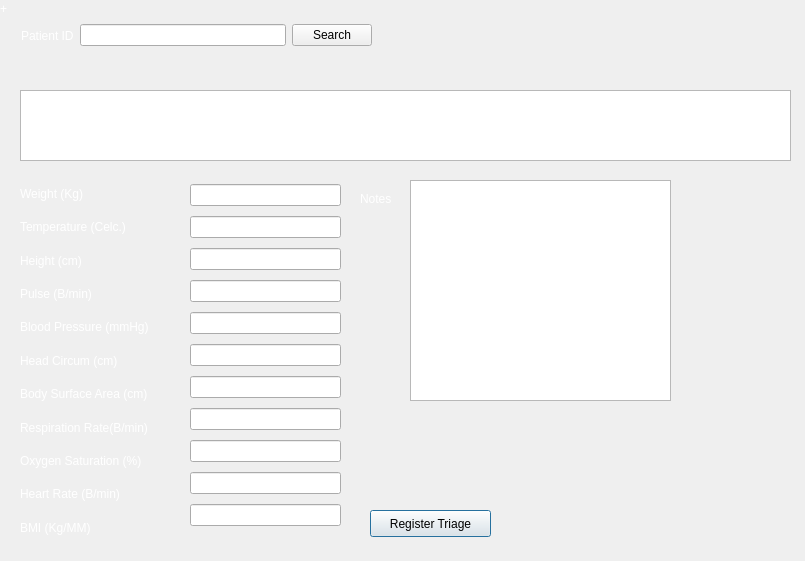
<?xml version="1.0" encoding="UTF-8"?>
<ui version="4.0">
 <class>Triage</class>
 <widget class="QDialog" name="Triage">
  <property name="geometry">
   <rect>
    <x>0</x>
    <y>0</y>
    <width>805</width>
    <height>561</height>
   </rect>
  </property>
  <property name="windowTitle">
   <string>Triage</string>
  </property>
  <widget class="QPlainTextEdit" name="txt_notes">
   <property name="geometry">
    <rect>
     <x>410</x>
     <y>180</y>
     <width>261</width>
     <height>221</height>
    </rect>
   </property>
  </widget>
  <widget class="QLabel" name="label_4">
   <property name="geometry">
    <rect>
     <x>360</x>
     <y>190</y>
     <width>67</width>
     <height>17</height>
    </rect>
   </property>
   <property name="styleSheet">
    <string notr="true">color: rgb(255, 255, 255)</string>
   </property>
   <property name="text">
    <string>Notes</string>
   </property>
  </widget>
  <widget class="QWidget" name="layoutWidget_5">
   <property name="geometry">
    <rect>
     <x>20</x>
     <y>180</y>
     <width>172</width>
     <height>361</height>
    </rect>
   </property>
   <layout class="QVBoxLayout" name="verticalLayout_4">
    <item>
     <widget class="QLabel" name="label_10">
      <property name="styleSheet">
       <string notr="true">color: rgb(255, 255, 255)</string>
      </property>
      <property name="text">
       <string>Weight (Kg)</string>
      </property>
     </widget>
    </item>
    <item>
     <widget class="QLabel" name="label_9">
      <property name="styleSheet">
       <string notr="true">color: rgb(255, 255, 255)</string>
      </property>
      <property name="text">
       <string>Temperature (Celc.)</string>
      </property>
     </widget>
    </item>
    <item>
     <widget class="QLabel" name="label_11">
      <property name="styleSheet">
       <string notr="true">color: rgb(255, 255, 255)</string>
      </property>
      <property name="text">
       <string>Height (cm)</string>
      </property>
     </widget>
    </item>
    <item>
     <widget class="QLabel" name="label_12">
      <property name="styleSheet">
       <string notr="true">color: rgb(255, 255, 255)</string>
      </property>
      <property name="text">
       <string>Pulse (B/min)</string>
      </property>
     </widget>
    </item>
    <item>
     <widget class="QLabel" name="label_13">
      <property name="styleSheet">
       <string notr="true">color: rgb(255, 255, 255)</string>
      </property>
      <property name="text">
       <string>Blood Pressure (mmHg)</string>
      </property>
     </widget>
    </item>
    <item>
     <widget class="QLabel" name="label_14">
      <property name="autoFillBackground">
       <bool>false</bool>
      </property>
      <property name="styleSheet">
       <string notr="true">color: rgb(255, 255, 255)</string>
      </property>
      <property name="text">
       <string>Head Circum (cm)</string>
      </property>
     </widget>
    </item>
    <item>
     <widget class="QLabel" name="label_15">
      <property name="styleSheet">
       <string notr="true">color: rgb(255, 255, 255)</string>
      </property>
      <property name="text">
       <string>Body Surface Area (cm)</string>
      </property>
     </widget>
    </item>
    <item>
     <widget class="QLabel" name="label_16">
      <property name="styleSheet">
       <string notr="true">color: rgb(255, 255, 255)</string>
      </property>
      <property name="text">
       <string>Respiration Rate(B/min)</string>
      </property>
     </widget>
    </item>
    <item>
     <widget class="QLabel" name="label">
      <property name="styleSheet">
       <string notr="true">color: rgb(255, 255, 255)</string>
      </property>
      <property name="text">
       <string>Oxygen Saturation (%)</string>
      </property>
     </widget>
    </item>
    <item>
     <widget class="QLabel" name="label_2">
      <property name="styleSheet">
       <string notr="true">color: rgb(255, 255, 255)</string>
      </property>
      <property name="text">
       <string>Heart Rate (B/min)</string>
      </property>
     </widget>
    </item>
    <item>
     <widget class="QLabel" name="label_3">
      <property name="styleSheet">
       <string notr="true">color: rgb(255, 255, 255)</string>
      </property>
      <property name="text">
       <string>BMI (Kg/MM)</string>
      </property>
     </widget>
    </item>
   </layout>
  </widget>
  <widget class="QWidget" name="layoutWidget_4">
   <property name="geometry">
    <rect>
     <x>190</x>
     <y>180</y>
     <width>151</width>
     <height>361</height>
    </rect>
   </property>
   <layout class="QVBoxLayout" name="verticalLayout_3">
    <item>
     <widget class="QLineEdit" name="txt_weight"/>
    </item>
    <item>
     <widget class="QLineEdit" name="txt_temp"/>
    </item>
    <item>
     <widget class="QLineEdit" name="txt_height"/>
    </item>
    <item>
     <widget class="QLineEdit" name="txt_pulse"/>
    </item>
    <item>
     <widget class="QLineEdit" name="txt_bp"/>
    </item>
    <item>
     <widget class="QLineEdit" name="txt_hc"/>
    </item>
    <item>
     <widget class="QLineEdit" name="txt_bsa"/>
    </item>
    <item>
     <widget class="QLineEdit" name="txt_rr"/>
    </item>
    <item>
     <widget class="QLineEdit" name="txt_os"/>
    </item>
    <item>
     <widget class="QLineEdit" name="txt_hr"/>
    </item>
    <item>
     <widget class="QLineEdit" name="txt_bmi"/>
    </item>
   </layout>
  </widget>
  <widget class="QLabel" name="label_7">
   <property name="geometry">
    <rect>
     <x>0</x>
     <y>0</y>
     <width>67</width>
     <height>17</height>
    </rect>
   </property>
   <property name="styleSheet">
    <string notr="true">color:rgb(255, 255, 255)</string>
   </property>
   <property name="text">
    <string>+</string>
   </property>
  </widget>
  <widget class="QPushButton" name="pushButton">
   <property name="geometry">
    <rect>
     <x>370</x>
     <y>510</y>
     <width>121</width>
     <height>27</height>
    </rect>
   </property>
   <property name="text">
    <string>Register Triage</string>
   </property>
  </widget>
  <widget class="QTableView" name="tableView">
   <property name="geometry">
    <rect>
     <x>20</x>
     <y>90</y>
     <width>771</width>
     <height>71</height>
    </rect>
   </property>
  </widget>
  <widget class="QLabel" name="label_fill">
   <property name="geometry">
    <rect>
     <x>20</x>
     <y>60</y>
     <width>241</width>
     <height>17</height>
    </rect>
   </property>
   <property name="styleSheet">
    <string notr="true">color:rgb(242, 141, 141)</string>
   </property>
   <property name="text">
    <string/>
   </property>
  </widget>
  <widget class="QWidget" name="">
   <property name="geometry">
    <rect>
     <x>21</x>
     <y>21</y>
     <width>351</width>
     <height>29</height>
    </rect>
   </property>
   <layout class="QHBoxLayout" name="horizontalLayout">
    <item>
     <widget class="QLabel" name="label_5">
      <property name="styleSheet">
       <string notr="true">color: rgb(255, 255, 255)</string>
      </property>
      <property name="text">
       <string>Patient ID</string>
      </property>
     </widget>
    </item>
    <item>
     <widget class="QLineEdit" name="txt_pid"/>
    </item>
    <item>
     <widget class="QPushButton" name="pushButton_2">
      <property name="text">
       <string>Search</string>
      </property>
     </widget>
    </item>
   </layout>
  </widget>
 </widget>
 <resources/>
 <connections/>
</ui>
